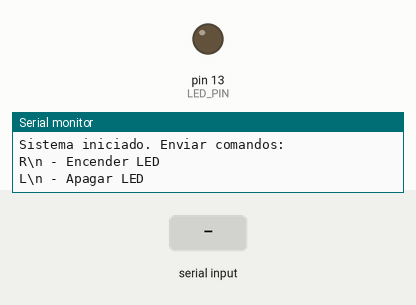
A sketch run on a simulated Arduino Uno, built with avr-gcc and run on an emulated ATmega328P. Shown: output pins drawn as LEDs (lit = HIGH), the last lines printed to the serial monitor. The test bench sets the inputs (shaded band).

Above: at 1.2 s.
1.3 s: "R\n" received over the second serial link
At 2.0 s:
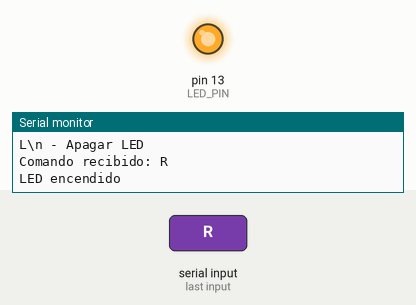
2.8 s: "L\n" received over the second serial link
At 3.7 s:
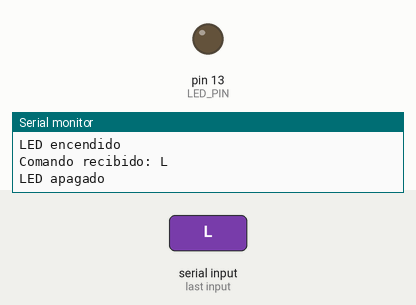
Timing chart, 0 to 5.8 s (numbered marks = the images above; inputs shaded):
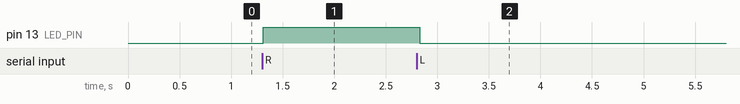

Measured:
- after the input at 1.3 s, pin 13 (LED_PIN): LOW → HIGH at once
- after the input at 2.8 s, pin 13 (LED_PIN): HIGH → LOW at once

The sketch:

Prueba-Bluetooth-Carrito.ino
```cpp
#include <SoftwareSerial.h>

// Configuración Bluetooth
SoftwareSerial bt_serial(10, 11);  // RX, TX - Pines 10 y 11

// Pin del LED integrado
const int LED_PIN = 13;

void setup() {
  // Configurar pin del LED
  pinMode(LED_PIN, OUTPUT);
  digitalWrite(LED_PIN, LOW);  // Iniciar apagado

  // Iniciar comunicación serial
  Serial.begin(9600);
  bt_serial.begin(9600);

  Serial.println("Sistema iniciado. Enviar comandos:");
  Serial.println("R\\n - Encender LED");
  Serial.println("L\\n - Apagar LED");
}

void loop() {
  // Verificar si hay datos disponibles desde Bluetooth
  if (bt_serial.available() > 0) {
    String comando = bt_serial.readStringUntil('\n');
    comando.trim();  // Eliminar espacios y saltos de línea adicionales

    Serial.print("Comando recibido: ");
    Serial.println(comando);

    if (comando == "R") {
      digitalWrite(LED_PIN, HIGH);  // Encender LED
      bt_serial.println("LED ENCENDIDO");
      Serial.println("LED encendido");
    }
    else if (comando == "L") {
      digitalWrite(LED_PIN, LOW);  // Apagar LED
      bt_serial.println("LED APAGADO");
      Serial.println("LED apagado");
    }
    else {
      bt_serial.println("COMANDO INVALIDO");
      Serial.println("Comando no reconocido");
    }
  }

  // Pequeño retardo para estabilidad
  delay(50);
}
```
